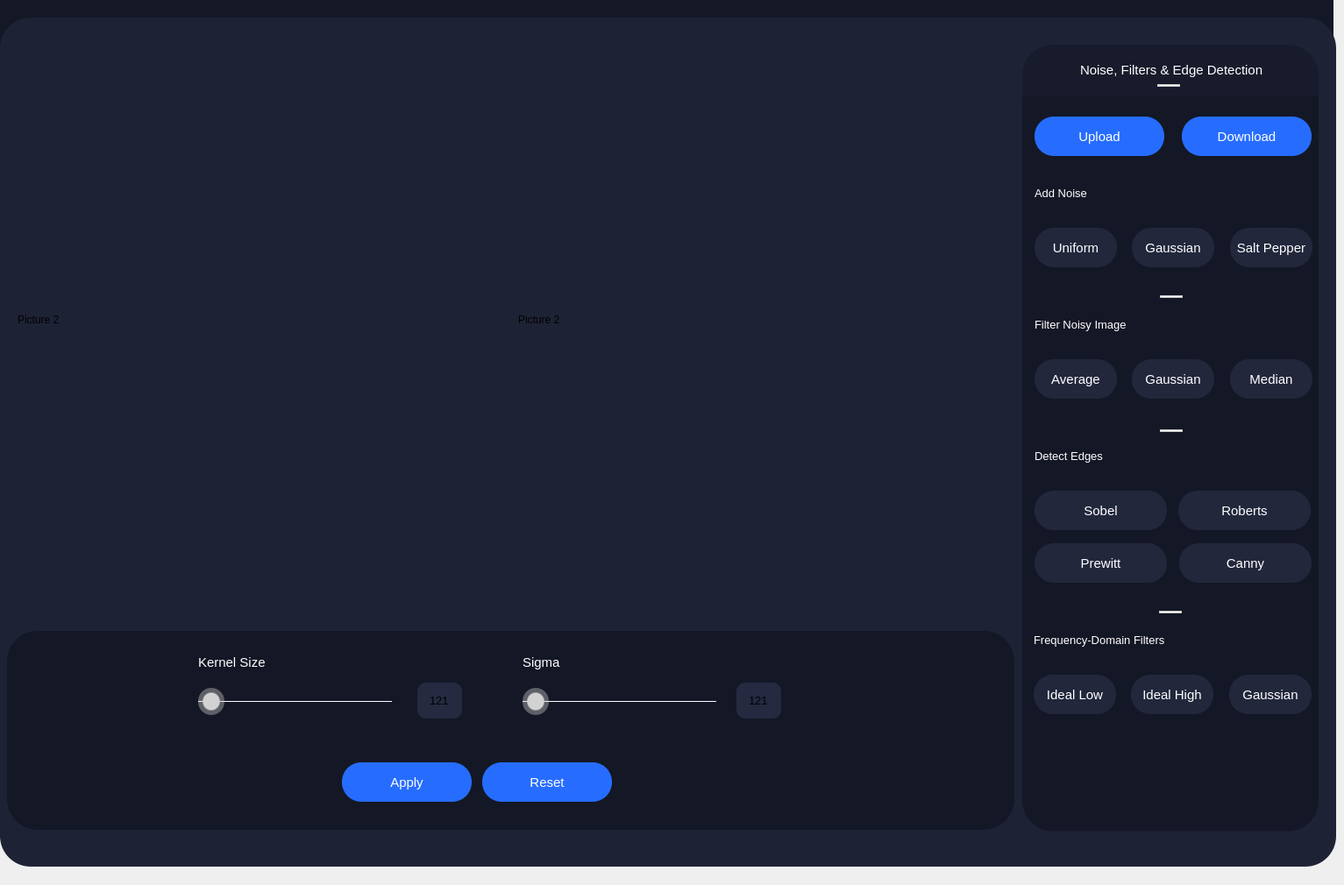
    <widget class="QWidget" name="filters_tab">
     <attribute name="title">
      <string>Filters</string>
     </attribute>
     <widget class="QGraphicsView" name="backgrounDark">
      <property name="enabled">
       <bool>true</bool>
      </property>
      <property name="geometry">
       <rect>
        <x>0</x>
        <y>-45</y>
        <width>1521</width>
        <height>1001</height>
       </rect>
      </property>
      <property name="autoFillBackground">
       <bool>false</bool>
      </property>
      <property name="styleSheet">
       <string notr="true">background-color: #141725;
border: 0px;


</string>
      </property>
      <property name="backgroundBrush">
       <brush brushstyle="NoBrush">
        <color alpha="255">
         <red>0</red>
         <green>0</green>
         <blue>0</blue>
        </color>
       </brush>
      </property>
     </widget>
     <widget class="QGraphicsView" name="backgroundLight">
      <property name="enabled">
       <bool>true</bool>
      </property>
      <property name="geometry">
       <rect>
        <x>0</x>
        <y>20</y>
        <width>1524</width>
        <height>969</height>
       </rect>
      </property>
      <property name="autoFillBackground">
       <bool>false</bool>
      </property>
      <property name="styleSheet">
       <string notr="true">background-color: #1e2235;
border: 0px;
border-radius: 35px 35px 0 0;
</string>
      </property>
      <property name="backgroundBrush">
       <brush brushstyle="NoBrush">
        <color alpha="255">
         <red>0</red>
         <green>0</green>
         <blue>0</blue>
        </color>
       </brush>
      </property>
     </widget>
     <widget class="QGraphicsView" name="splitterUp">
      <property name="geometry">
       <rect>
        <x>1320</x>
        <y>96</y>
        <width>26</width>
        <height>3</height>
       </rect>
      </property>
      <property name="styleSheet">
       <string notr="true">background-color:#fff;
</string>
      </property>
     </widget>
     <widget class="QGraphicsView" name="tabFilterleftPanelBackgroundLower">
      <property name="geometry">
       <rect>
        <x>1166</x>
        <y>51</y>
        <width>338</width>
        <height>898</height>
       </rect>
      </property>
      <property name="styleSheet">
       <string notr="true">background-color: #181b2b;
border: 0px;
border-radius: 35px;</string>
      </property>
     </widget>
     <widget class="QLabel" name="leftPanelText">
      <property name="geometry">
       <rect>
        <x>1232</x>
        <y>69</y>
        <width>211</width>
        <height>21</height>
       </rect>
      </property>
      <property name="font">
       <font>
        <family>Microsoft Sans Serif</family>
        <pointsize>11</pointsize>
        <bold>false</bold>
       </font>
      </property>
      <property name="styleSheet">
       <string notr="true">color: #fff;</string>
      </property>
      <property name="text">
       <string>Noise, Filters &amp; Edge Detection</string>
      </property>
     </widget>
     <widget class="QGraphicsView" name="tabFilterleftPanelBackgroundUpper">
      <property name="geometry">
       <rect>
        <x>1166</x>
        <y>110</y>
        <width>338</width>
        <height>838</height>
       </rect>
      </property>
      <property name="autoFillBackground">
       <bool>false</bool>
      </property>
      <property name="styleSheet">
       <string notr="true">background-color: #141725;
border: 0px;
border-top-left-radius: 0;
border-top-right-radius: 0;
border-bottom-right-radius: 35px;
border-bottom-left-radius: 35px;</string>
      </property>
     </widget>
     <widget class="QPushButton" name="averageRemoveBtn">
      <property name="geometry">
       <rect>
        <x>1180</x>
        <y>410</y>
        <width>94</width>
        <height>45</height>
       </rect>
      </property>
      <property name="font">
       <font>
        <family>Microsoft Sans Serif</family>
        <pointsize>11</pointsize>
       </font>
      </property>
      <property name="styleSheet">
       <string notr="true">QPushButton{
background-color: #22273c;
color: #fff;
border: 0;
border-radius: 22px;
}

QPushButton::focus{
background-color: #000;
}

QPushButton::hover{
background-color: #1e2236;
}</string>
      </property>
      <property name="text">
       <string>Average</string>
      </property>
     </widget>
     <widget class="QPushButton" name="downloadBtn">
      <property name="geometry">
       <rect>
        <x>1348</x>
        <y>133</y>
        <width>148</width>
        <height>45</height>
       </rect>
      </property>
      <property name="font">
       <font>
        <family>Microsoft Sans Serif</family>
        <pointsize>11</pointsize>
       </font>
      </property>
      <property name="styleSheet">
       <string notr="true">QPushButton{
background-color: #266dff;
color: #fff;
border: 0;
border-radius: 22px;
}

QPushButton::hover {
background-color: #1d408d;
}</string>
      </property>
      <property name="text">
       <string>Download</string>
      </property>
     </widget>
     <widget class="QLabel" name="addNoiseText">
      <property name="geometry">
       <rect>
        <x>1180</x>
        <y>210</y>
        <width>211</width>
        <height>21</height>
       </rect>
      </property>
      <property name="font">
       <font>
        <family>Microsoft Sans Serif</family>
        <pointsize>10</pointsize>
        <bold>false</bold>
       </font>
      </property>
      <property name="styleSheet">
       <string notr="true">color: #fff;</string>
      </property>
      <property name="text">
       <string>Add Noise</string>
      </property>
     </widget>
     <widget class="QLabel" name="filterNoiseText">
      <property name="geometry">
       <rect>
        <x>1180</x>
        <y>360</y>
        <width>211</width>
        <height>21</height>
       </rect>
      </property>
      <property name="font">
       <font>
        <family>Microsoft Sans Serif</family>
        <pointsize>10</pointsize>
        <bold>false</bold>
       </font>
      </property>
      <property name="styleSheet">
       <string notr="true">color: #fff;</string>
      </property>
      <property name="text">
       <string>Filter Noisy Image</string>
      </property>
     </widget>
     <widget class="QGraphicsView" name="splitterUp_2">
      <property name="geometry">
       <rect>
        <x>1323</x>
        <y>337</y>
        <width>26</width>
        <height>3</height>
       </rect>
      </property>
      <property name="styleSheet">
       <string notr="true">background-color:#fff;
</string>
      </property>
     </widget>
     <widget class="QPushButton" name="prewittBtn">
      <property name="geometry">
       <rect>
        <x>1180</x>
        <y>620</y>
        <width>151</width>
        <height>45</height>
       </rect>
      </property>
      <property name="font">
       <font>
        <family>Microsoft Sans Serif</family>
        <pointsize>11</pointsize>
       </font>
      </property>
      <property name="styleSheet">
       <string notr="true">QPushButton{
background-color: #22273c;
color: #fff;
border: 0;
border-radius: 22px;
}

QPushButton::focus{
background-color: #000;
}

QPushButton::hover{
background-color: #1e2236;
}</string>
      </property>
      <property name="text">
       <string>Prewitt</string>
      </property>
     </widget>
     <widget class="QPushButton" name="uploadBtn">
      <property name="geometry">
       <rect>
        <x>1180</x>
        <y>133</y>
        <width>148</width>
        <height>45</height>
       </rect>
      </property>
      <property name="font">
       <font>
        <family>Microsoft Sans Serif</family>
        <pointsize>11</pointsize>
       </font>
      </property>
      <property name="styleSheet">
       <string notr="true">QPushButton{
background-color: #266dff;
color: #fff;
border: 0;
border-radius: 22px;
}

QPushButton::hover {
background-color: #1d408d;
}</string>
      </property>
      <property name="text">
       <string>Upload</string>
      </property>
     </widget>
     <widget class="QPushButton" name="gaussianRemoveBtn">
      <property name="geometry">
       <rect>
        <x>1291</x>
        <y>410</y>
        <width>94</width>
        <height>45</height>
       </rect>
      </property>
      <property name="font">
       <font>
        <family>Microsoft Sans Serif</family>
        <pointsize>11</pointsize>
       </font>
      </property>
      <property name="styleSheet">
       <string notr="true">QPushButton{
background-color: #22273c;
color: #fff;
border: 0;
border-radius: 22px;
}

QPushButton::focus{
background-color: #000;
}

QPushButton::hover{
background-color: #1e2236;
}</string>
      </property>
      <property name="text">
       <string>Gaussian</string>
      </property>
     </widget>
     <widget class="QPushButton" name="saltNoiseBtn">
      <property name="geometry">
       <rect>
        <x>1403</x>
        <y>260</y>
        <width>94</width>
        <height>45</height>
       </rect>
      </property>
      <property name="font">
       <font>
        <family>Microsoft Sans Serif</family>
        <pointsize>11</pointsize>
       </font>
      </property>
      <property name="styleSheet">
       <string notr="true">QPushButton{
background-color: #22273c;
color: #fff;
border: 0;
border-radius: 22px;
}

QPushButton::focus{
background-color: #000;
}

QPushButton::hover{
background-color: #1e2236;
}</string>
      </property>
      <property name="text">
       <string>Salt Pepper</string>
      </property>
     </widget>
     <widget class="QPushButton" name="medianRemoveBtn">
      <property name="geometry">
       <rect>
        <x>1403</x>
        <y>410</y>
        <width>94</width>
        <height>45</height>
       </rect>
      </property>
      <property name="font">
       <font>
        <family>Microsoft Sans Serif</family>
        <pointsize>11</pointsize>
       </font>
      </property>
      <property name="styleSheet">
       <string notr="true">QPushButton{
background-color: #22273c;
color: #fff;
border: 0;
border-radius: 22px;
}

QPushButton::focus{
background-color: #000;
}

QPushButton::hover{
background-color: #1e2236;
}</string>
      </property>
      <property name="text">
       <string>Median</string>
      </property>
     </widget>
     <widget class="QLabel" name="detectEdgeText">
      <property name="geometry">
       <rect>
        <x>1180</x>
        <y>510</y>
        <width>211</width>
        <height>21</height>
       </rect>
      </property>
      <property name="font">
       <font>
        <family>Microsoft Sans Serif</family>
        <pointsize>10</pointsize>
        <bold>false</bold>
       </font>
      </property>
      <property name="styleSheet">
       <string notr="true">color: #fff;</string>
      </property>
      <property name="text">
       <string>Detect Edges</string>
      </property>
     </widget>
     <widget class="QPushButton" name="uniformNoiseBtn">
      <property name="geometry">
       <rect>
        <x>1180</x>
        <y>260</y>
        <width>94</width>
        <height>45</height>
       </rect>
      </property>
      <property name="font">
       <font>
        <family>Microsoft Sans Serif</family>
        <pointsize>11</pointsize>
       </font>
      </property>
      <property name="styleSheet">
       <string notr="true">QPushButton{
background-color: #22273c;
color: #fff;
border: 0;
border-radius: 22px;
}

QPushButton::focus{
background-color: #000;
}

QPushButton::hover{
background-color: #1e2236;
}</string>
      </property>
      <property name="text">
       <string>Uniform</string>
      </property>
     </widget>
     <widget class="QPushButton" name="gaussianNoiseBtn">
      <property name="geometry">
       <rect>
        <x>1291</x>
        <y>260</y>
        <width>94</width>
        <height>45</height>
       </rect>
      </property>
      <property name="font">
       <font>
        <family>Microsoft Sans Serif</family>
        <pointsize>11</pointsize>
       </font>
      </property>
      <property name="styleSheet">
       <string notr="true">QPushButton{
background-color: #22273c;
color: #fff;
border: 0;
border-radius: 22px;
}

QPushButton::focus{
background-color: #000;
}

QPushButton::hover{
background-color: #1e2236;
}</string>
      </property>
      <property name="text">
       <string>Gaussian</string>
      </property>
     </widget>
     <widget class="QPushButton" name="robertsBtn">
      <property name="geometry">
       <rect>
        <x>1344</x>
        <y>560</y>
        <width>151</width>
        <height>45</height>
       </rect>
      </property>
      <property name="font">
       <font>
        <family>Microsoft Sans Serif</family>
        <pointsize>11</pointsize>
       </font>
      </property>
      <property name="styleSheet">
       <string notr="true">QPushButton{
background-color: #22273c;
color: #fff;
border: 0;
border-radius: 22px;
}

QPushButton::focus{
background-color: #000;
}

QPushButton::hover{
background-color: #1e2236;
}</string>
      </property>
      <property name="text">
       <string>Roberts</string>
      </property>
     </widget>
     <widget class="QPushButton" name="sobelBtn">
      <property name="geometry">
       <rect>
        <x>1180</x>
        <y>560</y>
        <width>151</width>
        <height>45</height>
       </rect>
      </property>
      <property name="font">
       <font>
        <family>Microsoft Sans Serif</family>
        <pointsize>11</pointsize>
       </font>
      </property>
      <property name="styleSheet">
       <string notr="true">QPushButton{
background-color: #22273c;
color: #fff;
border: 0;
border-radius: 22px;
}

QPushButton::focus{
background-color: #000;
}

QPushButton::hover{
background-color: #1e2236;
}</string>
      </property>
      <property name="text">
       <string>Sobel</string>
      </property>
     </widget>
     <widget class="QGraphicsView" name="splitterUp_3">
      <property name="geometry">
       <rect>
        <x>1323</x>
        <y>490</y>
        <width>26</width>
        <height>3</height>
       </rect>
      </property>
      <property name="styleSheet">
       <string notr="true">background-color:#fff;
</string>
      </property>
     </widget>
     <widget class="QPushButton" name="resetBtn">
      <property name="geometry">
       <rect>
        <x>550</x>
        <y>870</y>
        <width>148</width>
        <height>45</height>
       </rect>
      </property>
      <property name="font">
       <font>
        <family>Microsoft Sans Serif</family>
        <pointsize>11</pointsize>
       </font>
      </property>
      <property name="styleSheet">
       <string notr="true">QPushButton{
background-color: #266dff;
color: #fff;
border: 0;
border-radius: 22px;
}

QPushButton::hover {
background-color: #1d408d;
}</string>
      </property>
      <property name="text">
       <string>Reset</string>
      </property>
     </widget>
     <widget class="QGraphicsView" name="downPanel">
      <property name="geometry">
       <rect>
        <x>8</x>
        <y>720</y>
        <width>1149</width>
        <height>227</height>
       </rect>
      </property>
      <property name="styleSheet">
       <string notr="true">background-color: #141725;
border: 0px;
border-radius: 35px;</string>
      </property>
     </widget>
     <widget class="QLabel" name="sigmaText">
      <property name="geometry">
       <rect>
        <x>596</x>
        <y>745</y>
        <width>211</width>
        <height>21</height>
       </rect>
      </property>
      <property name="font">
       <font>
        <family>Microsoft Sans Serif</family>
        <pointsize>11</pointsize>
        <bold>false</bold>
       </font>
      </property>
      <property name="styleSheet">
       <string notr="true">color: #fff;</string>
      </property>
      <property name="text">
       <string>Sigma</string>
      </property>
     </widget>
     <widget class="QLineEdit" name="kernelValue">
      <property name="geometry">
       <rect>
        <x>476</x>
        <y>779</y>
        <width>51</width>
        <height>41</height>
       </rect>
      </property>
      <property name="font">
       <font>
        <family>Microsoft Sans Serif</family>
        <pointsize>10</pointsize>
       </font>
      </property>
      <property name="styleSheet">
       <string notr="true">QLineEdit {
background-color: #252a41;
border: 0;
border-radius: 10px;
}</string>
      </property>
      <property name="text">
       <string>121</string>
      </property>
      <property name="maxLength">
       <number>6</number>
      </property>
      <property name="alignment">
       <set>Qt::AlignCenter</set>
      </property>
     </widget>
     <widget class="QLabel" name="kernelSizeText">
      <property name="geometry">
       <rect>
        <x>226</x>
        <y>745</y>
        <width>211</width>
        <height>21</height>
       </rect>
      </property>
      <property name="font">
       <font>
        <family>Microsoft Sans Serif</family>
        <pointsize>11</pointsize>
        <bold>false</bold>
       </font>
      </property>
      <property name="styleSheet">
       <string notr="true">color: #fff;</string>
      </property>
      <property name="text">
       <string>Kernel Size</string>
      </property>
     </widget>
     <widget class="QSlider" name="kernelSlider">
      <property name="geometry">
       <rect>
        <x>226</x>
        <y>770</y>
        <width>221</width>
        <height>60</height>
       </rect>
      </property>
      <property name="styleSheet">
       <string notr="true">QSlider:horizontal {
    min-height: 60px;
}
QSlider::groove:horizontal {
    height: 1px;
    background: white; 
}
QSlider::handle:horizontal {
    width: 30px;
    margin-top: -15px;
    margin-bottom: -15px;
    border-radius: 15px;
    background: qradialgradient(spread:reflect, cx:0.5, cy:0.5, radius:0.5, fx:0.5, fy:0.5, stop:0.6 rgba(210, 210, 210, 255), stop:0.7 rgba(210, 210, 210, 100));
}
QSlider::handle:horizontal:hover {
    background: qradialgradient(spread:reflect, cx:0.5, cy:0.5, radius:0.5, fx:0.5, fy:0.5, stop:0.6 rgba(255, 255, 255, 255), stop:0.7 rgba(255, 255, 255, 100));
}</string>
      </property>
      <property name="orientation">
       <enum>Qt::Horizontal</enum>
      </property>
     </widget>
     <widget class="QPushButton" name="applyBtn">
      <property name="geometry">
       <rect>
        <x>390</x>
        <y>870</y>
        <width>148</width>
        <height>45</height>
       </rect>
      </property>
      <property name="font">
       <font>
        <family>Microsoft Sans Serif</family>
        <pointsize>11</pointsize>
       </font>
      </property>
      <property name="styleSheet">
       <string notr="true">QPushButton{
background-color: #266dff;
color: #fff;
border: 0;
border-radius: 22px;
}

QPushButton::hover {
background-color: #1d408d;
}</string>
      </property>
      <property name="text">
       <string>Apply</string>
      </property>
     </widget>
     <widget class="QSlider" name="kernelSlider_2">
      <property name="geometry">
       <rect>
        <x>596</x>
        <y>770</y>
        <width>221</width>
        <height>60</height>
       </rect>
      </property>
      <property name="styleSheet">
       <string notr="true">QSlider:horizontal {
    min-height: 60px;
}
QSlider::groove:horizontal {
    height: 1px;
    background: white; 
}
QSlider::handle:horizontal {
    width: 30px;
    margin-top: -15px;
    margin-bottom: -15px;
    border-radius: 15px;
    background: qradialgradient(spread:reflect, cx:0.5, cy:0.5, radius:0.5, fx:0.5, fy:0.5, stop:0.6 rgba(210, 210, 210, 255), stop:0.7 rgba(210, 210, 210, 100));
}
QSlider::handle:horizontal:hover {
    background: qradialgradient(spread:reflect, cx:0.5, cy:0.5, radius:0.5, fx:0.5, fy:0.5, stop:0.6 rgba(255, 255, 255, 255), stop:0.7 rgba(255, 255, 255, 100));
}</string>
      </property>
      <property name="orientation">
       <enum>Qt::Horizontal</enum>
      </property>
     </widget>
     <widget class="QLineEdit" name="kernelValue_2">
      <property name="geometry">
       <rect>
        <x>840</x>
        <y>779</y>
        <width>51</width>
        <height>41</height>
       </rect>
      </property>
      <property name="font">
       <font>
        <family>Microsoft Sans Serif</family>
        <pointsize>10</pointsize>
       </font>
      </property>
      <property name="styleSheet">
       <string notr="true">QLineEdit {
background-color: #252a41;
border: 0;
border-radius: 10px;
}</string>
      </property>
      <property name="text">
       <string>121</string>
      </property>
      <property name="maxLength">
       <number>6</number>
      </property>
      <property name="alignment">
       <set>Qt::AlignCenter</set>
      </property>
     </widget>
     <widget class="QPushButton" name="highFrequencyFilterBtn">
      <property name="geometry">
       <rect>
        <x>1290</x>
        <y>770</y>
        <width>94</width>
        <height>45</height>
       </rect>
      </property>
      <property name="font">
       <font>
        <family>Microsoft Sans Serif</family>
        <pointsize>11</pointsize>
       </font>
      </property>
      <property name="styleSheet">
       <string notr="true">QPushButton{
background-color: #22273c;
color: #fff;
border: 0;
border-radius: 22px;
}

QPushButton::focus{
background-color: #000;
}

QPushButton::hover{
background-color: #1e2236;
}</string>
      </property>
      <property name="text">
       <string>Ideal High</string>
      </property>
     </widget>
     <widget class="QLabel" name="frequencyFIltersText">
      <property name="geometry">
       <rect>
        <x>1179</x>
        <y>720</y>
        <width>211</width>
        <height>21</height>
       </rect>
      </property>
      <property name="font">
       <font>
        <family>Microsoft Sans Serif</family>
        <pointsize>10</pointsize>
        <bold>false</bold>
       </font>
      </property>
      <property name="styleSheet">
       <string notr="true">color: #fff;</string>
      </property>
      <property name="text">
       <string>Frequency-Domain Filters</string>
      </property>
     </widget>
     <widget class="QGraphicsView" name="splitterUp_4">
      <property name="geometry">
       <rect>
        <x>1322</x>
        <y>697</y>
        <width>26</width>
        <height>3</height>
       </rect>
      </property>
      <property name="styleSheet">
       <string notr="true">background-color:#fff;
</string>
      </property>
     </widget>
     <widget class="QPushButton" name="lowFrequencyFilterBtn">
      <property name="geometry">
       <rect>
        <x>1179</x>
        <y>770</y>
        <width>94</width>
        <height>45</height>
       </rect>
      </property>
      <property name="font">
       <font>
        <family>Microsoft Sans Serif</family>
        <pointsize>11</pointsize>
       </font>
      </property>
      <property name="styleSheet">
       <string notr="true">QPushButton{
background-color: #22273c;
color: #fff;
border: 0;
border-radius: 22px;
}

QPushButton::focus{
background-color: #000;
}

QPushButton::hover{
background-color: #1e2236;
}</string>
      </property>
      <property name="text">
       <string>Ideal Low</string>
      </property>
     </widget>
     <widget class="QPushButton" name="gaussianFrequencyFilterBtn">
      <property name="geometry">
       <rect>
        <x>1402</x>
        <y>770</y>
        <width>94</width>
        <height>45</height>
       </rect>
      </property>
      <property name="font">
       <font>
        <family>Microsoft Sans Serif</family>
        <pointsize>11</pointsize>
       </font>
      </property>
      <property name="styleSheet">
       <string notr="true">QPushButton{
background-color: #22273c;
color: #fff;
border: 0;
border-radius: 22px;
}

QPushButton::focus{
background-color: #000;
}

QPushButton::hover{
background-color: #1e2236;
}</string>
      </property>
      <property name="text">
       <string>Gaussian</string>
      </property>
     </widget>
     <widget class="QLabel" name="tabFilterOriginalImage">
      <property name="geometry">
       <rect>
        <x>20</x>
        <y>51</y>
        <width>565</width>
        <height>627</height>
       </rect>
      </property>
      <property name="text">
       <string>Picture 2</string>
      </property>
     </widget>
     <widget class="QLabel" name="tabFilterFilteredImage">
      <property name="geometry">
       <rect>
        <x>591</x>
        <y>51</y>
        <width>565</width>
        <height>627</height>
       </rect>
      </property>
      <property name="text">
       <string>Picture 2</string>
      </property>
     </widget>
     <widget class="QPushButton" name="cannyBtn">
      <property name="geometry">
       <rect>
        <x>1345</x>
        <y>620</y>
        <width>151</width>
        <height>45</height>
       </rect>
      </property>
      <property name="font">
       <font>
        <family>Microsoft Sans Serif</family>
        <pointsize>11</pointsize>
       </font>
      </property>
      <property name="styleSheet">
       <string notr="true">QPushButton{
background-color: #22273c;
color: #fff;
border: 0;
border-radius: 22px;
}

QPushButton::focus{
background-color: #000;
}

QPushButton::hover{
background-color: #1e2236;
}</string>
      </property>
      <property name="text">
       <string>Canny</string>
      </property>
     </widget>
     <zorder>backgrounDark</zorder>
     <zorder>backgroundLight</zorder>
     <zorder>tabFilterleftPanelBackgroundLower</zorder>
     <zorder>tabFilterleftPanelBackgroundUpper</zorder>
     <zorder>leftPanelText</zorder>
     <zorder>splitterUp</zorder>
     <zorder>averageRemoveBtn</zorder>
     <zorder>uploadBtn</zorder>
     <zorder>saltNoiseBtn</zorder>
     <zorder>downloadBtn</zorder>
     <zorder>gaussianRemoveBtn</zorder>
     <zorder>gaussianNoiseBtn</zorder>
     <zorder>prewittBtn</zorder>
     <zorder>splitterUp_3</zorder>
     <zorder>sobelBtn</zorder>
     <zorder>addNoiseText</zorder>
     <zorder>splitterUp_2</zorder>
     <zorder>detectEdgeText</zorder>
     <zorder>filterNoiseText</zorder>
     <zorder>robertsBtn</zorder>
     <zorder>medianRemoveBtn</zorder>
     <zorder>uniformNoiseBtn</zorder>
     <zorder>downPanel</zorder>
     <zorder>sigmaText</zorder>
     <zorder>kernelValue</zorder>
     <zorder>kernelSizeText</zorder>
     <zorder>kernelSlider</zorder>
     <zorder>applyBtn</zorder>
     <zorder>kernelSlider_2</zorder>
     <zorder>kernelValue_2</zorder>
     <zorder>resetBtn</zorder>
     <zorder>splitterUp_4</zorder>
     <zorder>tabFilterOriginalImage</zorder>
     <zorder>tabFilterFilteredImage</zorder>
     <zorder>gaussianFrequencyFilterBtn</zorder>
     <zorder>frequencyFIltersText</zorder>
     <zorder>highFrequencyFilterBtn</zorder>
     <zorder>lowFrequencyFilterBtn</zorder>
     <zorder>cannyBtn</zorder>
    </widget>
